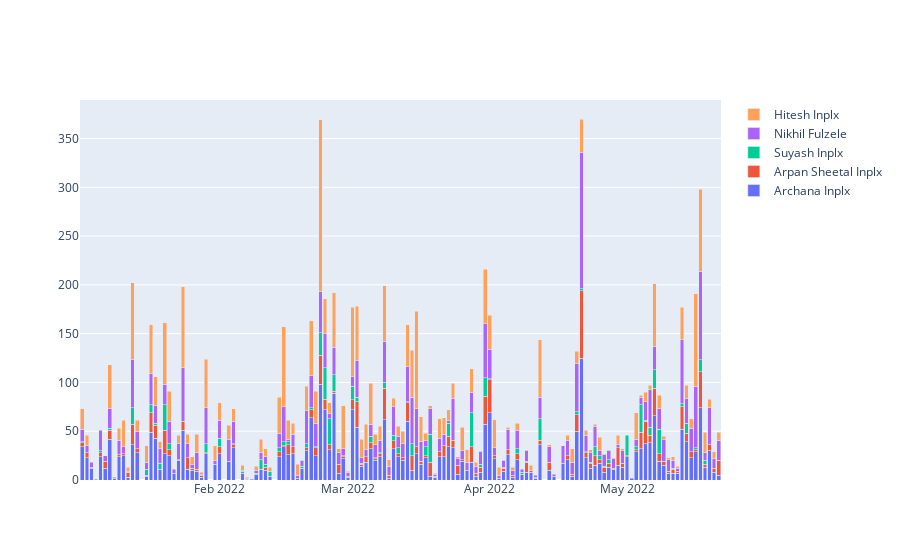

The cell this chart's notebook holds for it:
### Code cell
import plotly.graph_objects as go

fig = go.Figure(data=[
    go.Bar(name=name, x=fdf['Date'], y=fdf[name]) for name in df["Name"].unique()
])
# Change the bar mode
fig.update_layout(barmode='stack')
fig.show()

### Figure 1 — Plotly figure (JSON) as saved in the notebook; plotly's stock layout.template omitted (floating-point values rounded to 4 significant figures; data arrays with more than 128 entries replaced by an {"elided": "..."} marker saying what was removed)
{"data": [{"name": "Archana Inplx", "type": "bar", "x": {"elided": "133 str values"}, "y": {"elided": "133 int values"}}, {"name": "Arpan Sheetal Inplx", "type": "bar", "x": {"elided": "133 str values"}, "y": {"elided": "133 int values"}}, {"name": "Suyash Inplx", "type": "bar", "x": {"elided": "133 str values"}, "y": {"elided": "133 int values"}}, {"name": "Nikhil Fulzele", "type": "bar", "x": {"elided": "133 str values"}, "y": {"elided": "133 int values"}}, {"name": "Hitesh Inplx", "type": "bar", "x": {"elided": "133 str values"}, "y": {"elided": "133 int values"}}], "layout": {"barmode": "stack"}}
